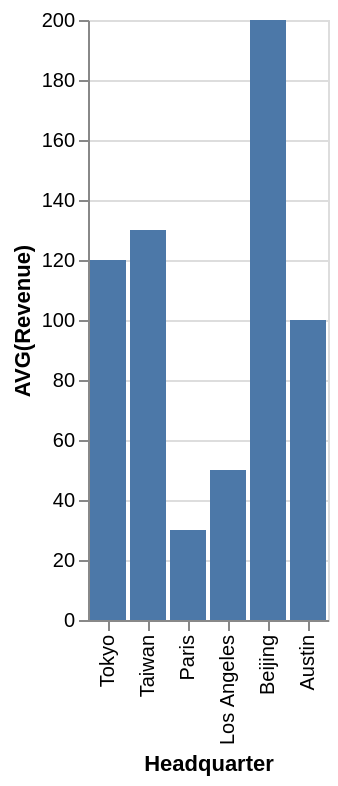

The Vega-Lite source for this figure:
### Vega-Lite specification from a JSON file in a GitHub repository (floating-point values rounded to 4 significant figures)
{"data": {"values": [{"x_data": "Tokyo", "y_data": 120}, {"x_data": "Taiwan", "y_data": 130}, {"x_data": "Paris", "y_data": 30}, {"x_data": "Los Angeles", "y_data": 50}, {"x_data": "Beijing", "y_data": 200}, {"x_data": "Austin", "y_data": 100}]}, "mark": "bar", "encoding": {"x": {"field": "x_data", "type": "nominal", "title": "Headquarter", "sort": "descending"}, "y": {"field": "y_data", "type": "quantitative", "title": "AVG(Revenue)"}}}
